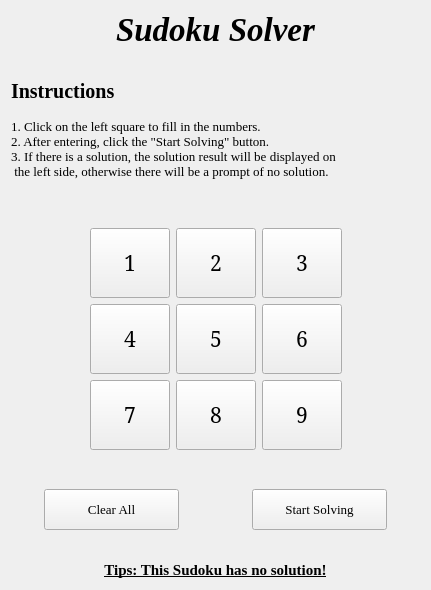
  <widget class="QWidget" name="layoutWidget">
   <property name="geometry">
    <rect>
     <x>750</x>
     <y>10</y>
     <width>431</width>
     <height>590</height>
    </rect>
   </property>
   <layout class="QVBoxLayout" name="verticalLayout">
    <item>
     <widget class="DisplayLabel" name="DisplayLabel">
      <property name="font">
       <font>
        <family>Times New Roman</family>
        <pointsize>25</pointsize>
        <weight>75</weight>
        <italic>true</italic>
        <bold>true</bold>
       </font>
      </property>
      <property name="text">
       <string>Sudoku Solver</string>
      </property>
      <property name="alignment">
       <set>Qt::AlignCenter</set>
      </property>
     </widget>
    </item>
    <item>
     <spacer name="verticalSpacer_3">
      <property name="orientation">
       <enum>Qt::Vertical</enum>
      </property>
      <property name="sizeHint" stdset="0">
       <size>
        <width>20</width>
        <height>40</height>
       </size>
      </property>
     </spacer>
    </item>
    <item>
     <widget class="SubtitleLabel" name="SubtitleLabel">
      <property name="font">
       <font>
        <family>Times New Roman</family>
        <pointsize>15</pointsize>
        <weight>75</weight>
        <bold>true</bold>
       </font>
      </property>
      <property name="text">
       <string>Instructions</string>
      </property>
     </widget>
    </item>
    <item>
     <widget class="BodyLabel" name="Instructions">
      <property name="minimumSize">
       <size>
        <width>0</width>
        <height>80</height>
       </size>
      </property>
      <property name="font">
       <font>
        <family>Times New Roman</family>
        <pointsize>10</pointsize>
        <weight>50</weight>
        <bold>false</bold>
       </font>
      </property>
      <property name="text">
       <string>1. Click on the left square to fill in the numbers.
2. After entering, click the &quot;Start Solving&quot; button.
3. If there is a solution, the solution result will be displayed on
 the left side, otherwise there will be a prompt of no solution.</string>
      </property>
     </widget>
    </item>
    <item>
     <layout class="QGridLayout" name="gridLayout_2">
      <item row="1" column="0">
       <spacer name="horizontalSpacer_3">
        <property name="orientation">
         <enum>Qt::Horizontal</enum>
        </property>
        <property name="sizeHint" stdset="0">
         <size>
          <width>40</width>
          <height>20</height>
         </size>
        </property>
       </spacer>
      </item>
      <item row="3" column="2">
       <widget class="PushButton" name="H">
        <property name="minimumSize">
         <size>
          <width>70</width>
          <height>70</height>
         </size>
        </property>
        <property name="font">
         <font>
          <family>SimSun</family>
          <pointsize>16</pointsize>
          <weight>50</weight>
          <bold>false</bold>
         </font>
        </property>
        <property name="text">
         <string>8</string>
        </property>
       </widget>
      </item>
      <item row="1" column="4">
       <spacer name="horizontalSpacer_4">
        <property name="orientation">
         <enum>Qt::Horizontal</enum>
        </property>
        <property name="sizeHint" stdset="0">
         <size>
          <width>40</width>
          <height>20</height>
         </size>
        </property>
       </spacer>
      </item>
      <item row="0" column="1">
       <spacer name="verticalSpacer_7">
        <property name="orientation">
         <enum>Qt::Vertical</enum>
        </property>
        <property name="sizeHint" stdset="0">
         <size>
          <width>20</width>
          <height>40</height>
         </size>
        </property>
       </spacer>
      </item>
      <item row="2" column="1">
       <widget class="PushButton" name="D">
        <property name="minimumSize">
         <size>
          <width>70</width>
          <height>70</height>
         </size>
        </property>
        <property name="font">
         <font>
          <family>SimSun</family>
          <pointsize>16</pointsize>
          <weight>50</weight>
          <bold>false</bold>
         </font>
        </property>
        <property name="text">
         <string>4</string>
        </property>
       </widget>
      </item>
      <item row="2" column="3">
       <widget class="PushButton" name="F">
        <property name="minimumSize">
         <size>
          <width>70</width>
          <height>70</height>
         </size>
        </property>
        <property name="font">
         <font>
          <family>SimSun</family>
          <pointsize>16</pointsize>
          <weight>50</weight>
          <bold>false</bold>
         </font>
        </property>
        <property name="text">
         <string>6</string>
        </property>
       </widget>
      </item>
      <item row="1" column="2">
       <widget class="PushButton" name="B">
        <property name="minimumSize">
         <size>
          <width>70</width>
          <height>70</height>
         </size>
        </property>
        <property name="font">
         <font>
          <family>SimSun</family>
          <pointsize>16</pointsize>
          <weight>50</weight>
          <bold>false</bold>
         </font>
        </property>
        <property name="text">
         <string>2</string>
        </property>
       </widget>
      </item>
      <item row="1" column="1">
       <widget class="PushButton" name="A">
        <property name="minimumSize">
         <size>
          <width>70</width>
          <height>70</height>
         </size>
        </property>
        <property name="font">
         <font>
          <family>SimSun</family>
          <pointsize>16</pointsize>
          <weight>50</weight>
          <bold>false</bold>
         </font>
        </property>
        <property name="text">
         <string>1</string>
        </property>
       </widget>
      </item>
      <item row="3" column="1">
       <widget class="PushButton" name="G">
        <property name="minimumSize">
         <size>
          <width>70</width>
          <height>70</height>
         </size>
        </property>
        <property name="font">
         <font>
          <family>SimSun</family>
          <pointsize>16</pointsize>
          <weight>50</weight>
          <bold>false</bold>
         </font>
        </property>
        <property name="text">
         <string>7</string>
        </property>
       </widget>
      </item>
      <item row="3" column="3">
       <widget class="PushButton" name="I">
        <property name="minimumSize">
         <size>
          <width>70</width>
          <height>70</height>
         </size>
        </property>
        <property name="font">
         <font>
          <family>SimSun</family>
          <pointsize>16</pointsize>
          <weight>50</weight>
          <bold>false</bold>
         </font>
        </property>
        <property name="text">
         <string>9</string>
        </property>
       </widget>
      </item>
      <item row="1" column="3">
       <widget class="PushButton" name="C">
        <property name="minimumSize">
         <size>
          <width>70</width>
          <height>70</height>
         </size>
        </property>
        <property name="font">
         <font>
          <family>SimSun</family>
          <pointsize>16</pointsize>
          <weight>50</weight>
          <bold>false</bold>
         </font>
        </property>
        <property name="text">
         <string>3</string>
        </property>
       </widget>
      </item>
      <item row="2" column="2">
       <widget class="PushButton" name="E">
        <property name="minimumSize">
         <size>
          <width>70</width>
          <height>70</height>
         </size>
        </property>
        <property name="font">
         <font>
          <family>SimSun</family>
          <pointsize>16</pointsize>
          <weight>50</weight>
          <bold>false</bold>
         </font>
        </property>
        <property name="text">
         <string>5</string>
        </property>
       </widget>
      </item>
      <item row="4" column="1">
       <spacer name="verticalSpacer">
        <property name="orientation">
         <enum>Qt::Vertical</enum>
        </property>
        <property name="sizeHint" stdset="0">
         <size>
          <width>20</width>
          <height>40</height>
         </size>
        </property>
       </spacer>
      </item>
     </layout>
    </item>
    <item>
     <layout class="QHBoxLayout" name="horizontalLayout">
      <item>
       <spacer name="horizontalSpacer_5">
        <property name="orientation">
         <enum>Qt::Horizontal</enum>
        </property>
        <property name="sizeHint" stdset="0">
         <size>
          <width>40</width>
          <height>20</height>
         </size>
        </property>
       </spacer>
      </item>
      <item>
       <widget class="PrimaryPushButton" name="ClearBtn">
        <property name="minimumSize">
         <size>
          <width>135</width>
          <height>41</height>
         </size>
        </property>
        <property name="font">
         <font>
          <family>Times New Roman</family>
          <pointsize>10</pointsize>
          <weight>50</weight>
          <bold>false</bold>
         </font>
        </property>
        <property name="text">
         <string>Clear All</string>
        </property>
       </widget>
      </item>
      <item>
       <spacer name="horizontalSpacer_8">
        <property name="orientation">
         <enum>Qt::Horizontal</enum>
        </property>
        <property name="sizeHint" stdset="0">
         <size>
          <width>40</width>
          <height>20</height>
         </size>
        </property>
       </spacer>
      </item>
      <item>
       <spacer name="horizontalSpacer_7">
        <property name="orientation">
         <enum>Qt::Horizontal</enum>
        </property>
        <property name="sizeHint" stdset="0">
         <size>
          <width>40</width>
          <height>20</height>
         </size>
        </property>
       </spacer>
      </item>
      <item>
       <widget class="PrimaryPushButton" name="SolveBtn">
        <property name="minimumSize">
         <size>
          <width>135</width>
          <height>41</height>
         </size>
        </property>
        <property name="font">
         <font>
          <family>Times New Roman</family>
          <pointsize>10</pointsize>
          <weight>50</weight>
          <bold>false</bold>
         </font>
        </property>
        <property name="text">
         <string>Start Solving</string>
        </property>
       </widget>
      </item>
      <item>
       <spacer name="horizontalSpacer_6">
        <property name="orientation">
         <enum>Qt::Horizontal</enum>
        </property>
        <property name="sizeHint" stdset="0">
         <size>
          <width>40</width>
          <height>20</height>
         </size>
        </property>
       </spacer>
      </item>
     </layout>
    </item>
    <item>
     <spacer name="verticalSpacer_2">
      <property name="orientation">
       <enum>Qt::Vertical</enum>
      </property>
      <property name="sizeHint" stdset="0">
       <size>
        <width>20</width>
        <height>40</height>
       </size>
      </property>
     </spacer>
    </item>
    <item>
     <widget class="BodyLabel" name="Tips">
      <property name="font">
       <font>
        <family>Times New Roman</family>
        <pointsize>11</pointsize>
        <weight>75</weight>
        <bold>true</bold>
        <underline>true</underline>
        <strikeout>false</strikeout>
       </font>
      </property>
      <property name="layoutDirection">
       <enum>Qt::LeftToRight</enum>
      </property>
      <property name="styleSheet">
       <string notr="true">FluentLabelBase {
    color: black;
}

HyperlinkLabel {
    color: #009faa;
    border: none;
    background-color: transparent;
    text-align: left;
    padding: 0;
    margin: 0;
}

HyperlinkLabel[underline=true] {
    text-decoration: underline;
}

HyperlinkLabel[underline=false] {
    text-decoration: none;
}

HyperlinkLabel:hover {
    color: #007780;
}

HyperlinkLabel:pressed {
    color: #00a7b3;
}
FluentLabelBase{color:#F06552}</string>
      </property>
      <property name="text">
       <string>Tips: This Sudoku has no solution!</string>
      </property>
      <property name="alignment">
       <set>Qt::AlignCenter</set>
      </property>
     </widget>
    </item>
   </layout>
  </widget>
